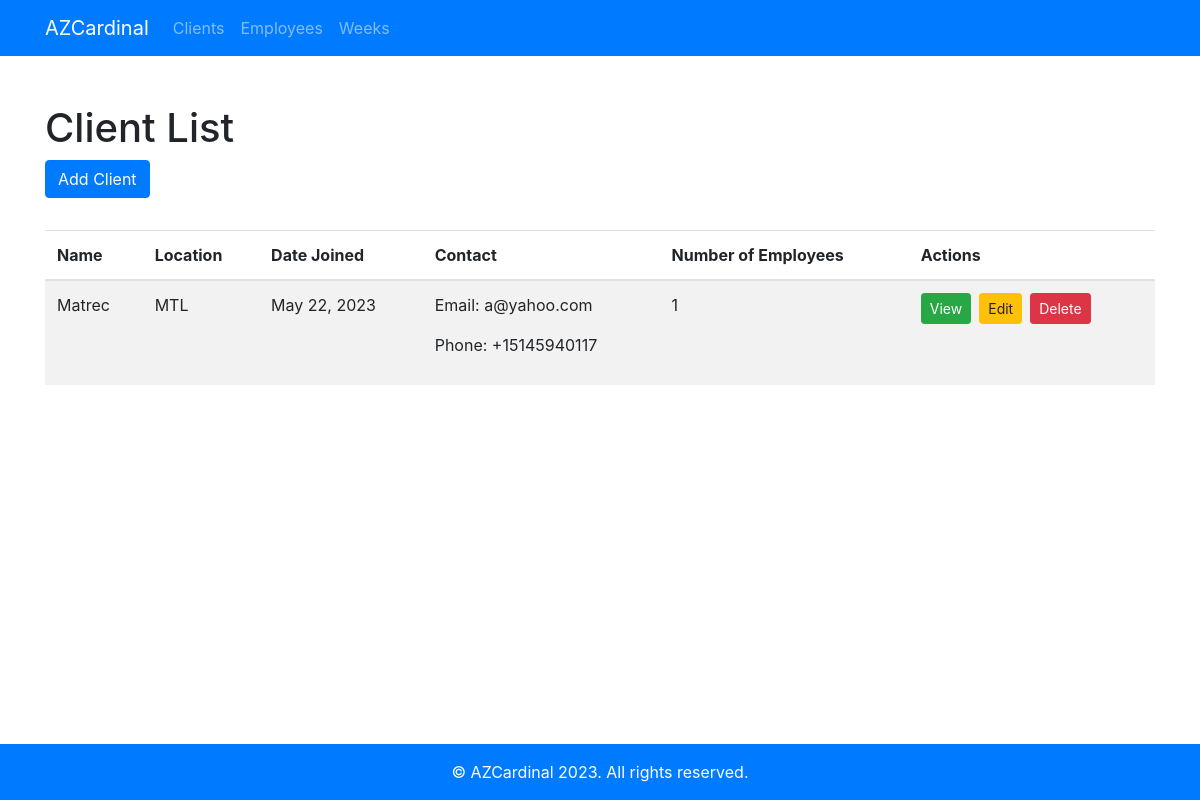
Before: /clients/ with the older database file.
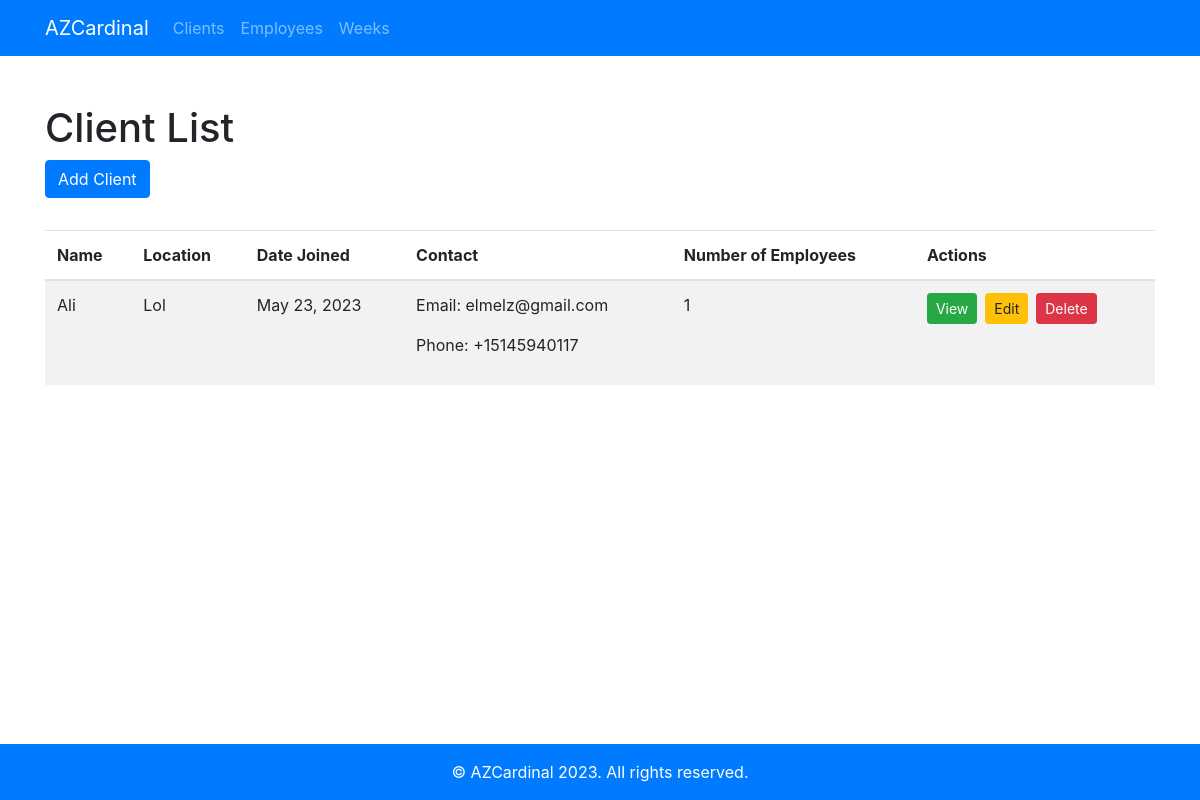
After: the same page with the newer database file.
### clients/models.py (models this page shows, shortened)
class Client(models.Model):
    name = models.CharField(max_length=100)
    phonenumber = PhoneNumberField(blank=True)
    location = models.CharField(max_length=255)
    email = models.EmailField(max_length = 254)
    date_joined = models.DateTimeField(auto_now_add=True)

### clients/views.py (the view)
# urls.py: path('', views.client_list, name='client_list'),
def client_list(request):
    clients = Client.objects.all()
    client_employee_count = {}
    for client in clients:
        employee_count = Employee.objects.filter(work_location=client).count()
        client_employee_count[client.pk] = employee_count
    return render(request, 'clients/client_list.html', {'clients': clients, 'client_employee_count': client_employee_count})

### week/templatetags/custom_filters.py (called while the page is built)
@register.filter
def get_item(dictionary, key):
    return dictionary.get(key)

### clients/templates/clients/client_list.html (shortened to what this page needs)
{% extends 'clients/base.html' %}
{% load custom_filters %}
{% block content %}
    <h1>Client List</h1>
    <a href="{% url 'clients:client_create' %}" class="btn btn-primary mb-3">Add Client</a>
    <table class="table table-striped mt-3 mb-5">
        <thead>
            <tr>
                <th>Name</th>
                <th>Location</th>
                <th>Date Joined</th>
                <th>Contact</th>
                <th>Number of Employees</th>
                <th>Actions</th>
            </tr>
        </thead>
        <tbody>
            {% for client in clients %}
                <tr>
                    <td>{{ client.name }}</td>
                    <td>{{ client.location }}</td>
                    <td>{{ client.date_joined|date:"F j, Y" }}</td>
                    <td>
                        <p>Email: {{ client.email }}</p>
                        <p>Phone: {{ client.phonenumber }}</p>
                    </td>
                    {% with client.pk as client_pk %}
                        <td>{{ client_employee_count|get_item:client_pk }}</td>
                    {% endwith %}
                    <td>
                        <div class="d-flex flex-wrap">
                            <a href="{% url 'clients:client_view' client.pk %}" class="btn btn-success btn-sm mr-2 mb-2">View</a>
                            <a href="{% url 'clients:client_edit' client.pk %}" class="btn btn-warning btn-sm mr-2 mb-2">Edit</a>
                            <a href="#" onclick="confirmDelete({{ client.pk }})" class="btn btn-danger btn-sm mb-2">Delete</a>
                        </div>
                    </td>
                </tr>
            {% endfor %}
        </tbody>
    </table>
{% endblock %}

Changed rows visible on the page:
changed Client id 1: name "Matrec" → "Ali"; location "MTL" → "Lol"; date_joined "May 22, 2023" → "May 23, 2023"; email "a@yahoo.com" → "elmelz@gmail.com"
